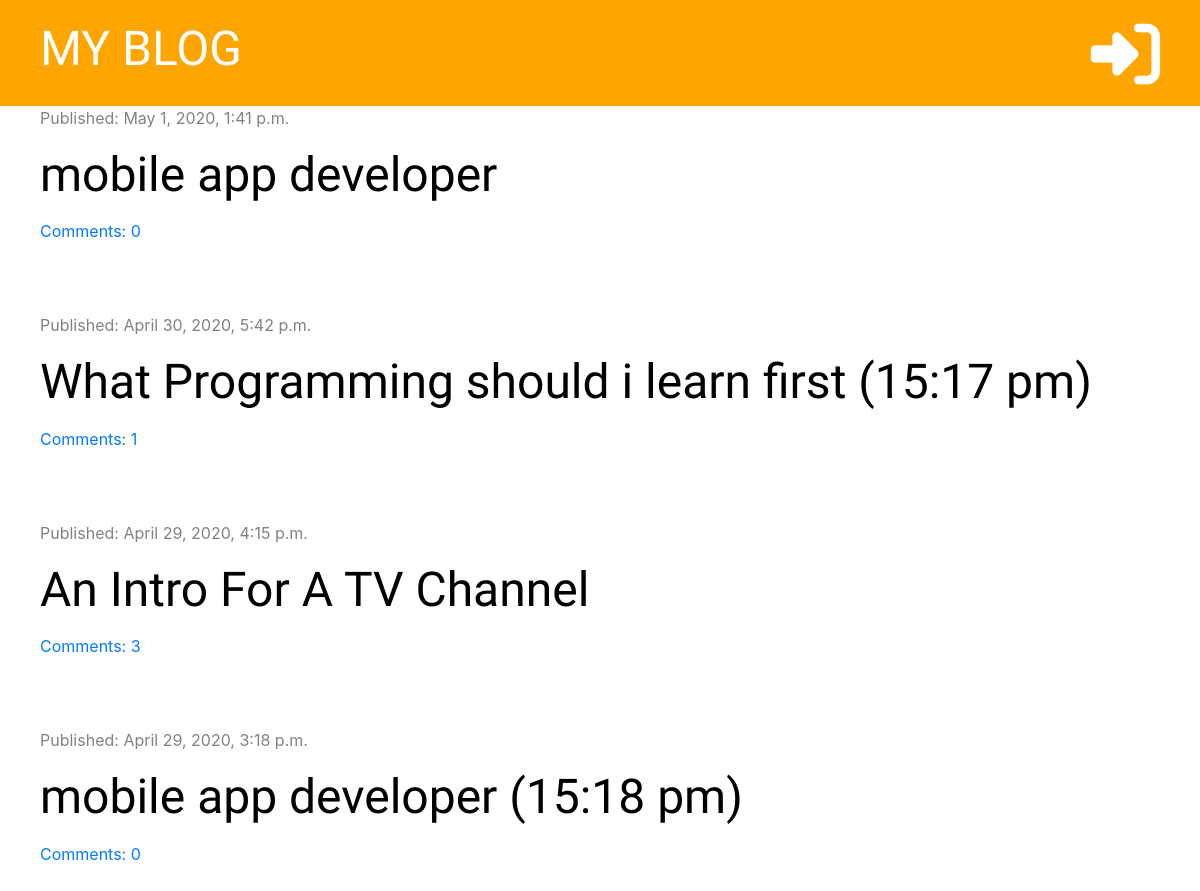
The page / on the database its author committed.
### bolg/models.py (models this page shows, shortened)
class Post(models.Model):
    author =  models.ForeignKey('auth.User', on_delete=models.CASCADE)
    title = models.CharField(max_length=200)
    text = models.TextField()
    created_date = models.DateTimeField(default=timezone.now)
    published_date = models.DateTimeField(blank=True, null=True)
    def approved_comments(self):
        return self.comments.filter(approved=True)

### bolg/views.py (the view)
# urls.py: path('', views.post_list, name='post_list'),
def post_list(request):
    posts = Post.objects.filter(published_date__lte=timezone.now()).order_by('-published_date')
    stuff_for_frontend = {'posts': posts}
    return render(request, 'bolg/post_list.html', stuff_for_frontend)

### bolg/templatetags/markdownify.py (called while the page is built)
@register.filter
def markdown(value):
    renderer = HighlightRenderer()
    markdown = mistune.Markdown(renderer=renderer)
    return markdown(value)

### bolg/templates/bolg/post_list.html (shortened to what this page needs)
{% extends 'bolg/base.html' %}
{% load markdownify %}
{% block content %}
    {% for post in posts %}
        <div class="post">
            <div class="date">
                <p>Published: {{ post.published_date }}</p>
            </div>
                <h1><a href="{% url 'post_detail' pk=post.pk %}">{{ post.title }}</a></h1>
                <a href="{% url 'post_detail' pk=post.pk %}">Comments: {{ post.approved_comments.count }}</a>
        </div>
    {% endfor %}
{% endblock %}

### bolg/static/css/bolg.css (style rules this page uses)
h1, h2, h3, h4 { font-family: 'Tangerine', 'Inconsolata', 'Droid Sans', serif; font-size: 48px; }
.date { color: #828282; }
.post { margin-bottom: 70px; }
.post h1 a { color: black; }

### rows shown on the page
Post: published_date "May 1, 2020, 1:41 p.m.", title "mobile app developer", approved_comments.count "0"
Post: published_date "April 30, 2020, 5:42 p.m.", title "What Programming should i learn first (15:17 pm)", approved_comments.count "1"
Post: published_date "April 29, 2020, 4:15 p.m.", title "An Intro For A TV Channel", approved_comments.count "3"
Post: published_date "April 29, 2020, 3:18 p.m.", title "mobile app developer (15:18 pm)", approved_comments.count "0"
